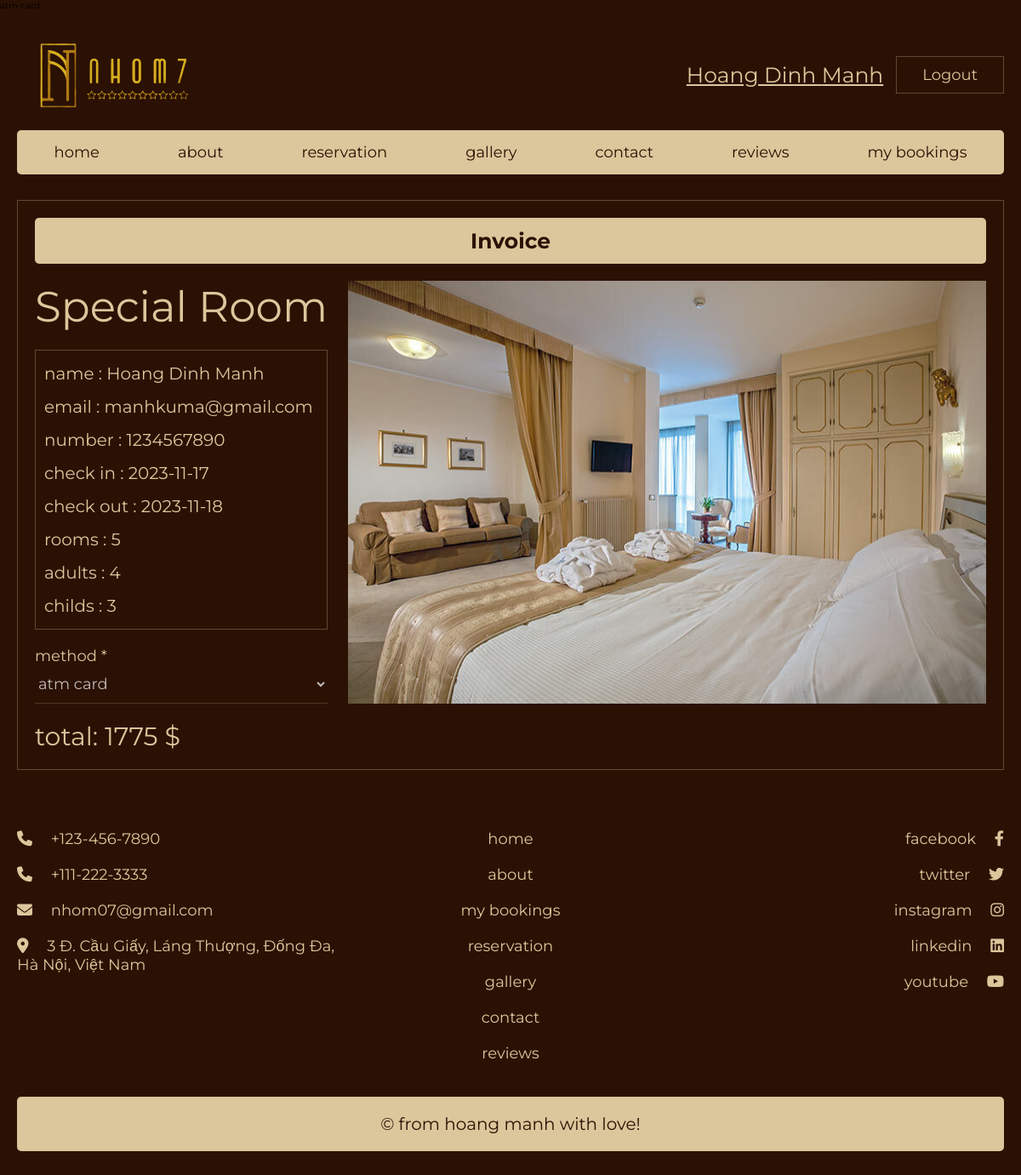
The page /invoice.php?booking_id=BH6Pil9bahUT49KjCYsj (signed in) on the database its author committed.
### tables this page shows
CREATE TABLE `users` (
  `id` varchar(20) NOT NULL,
  `email` varchar(255) NOT NULL,
  `first_name` varchar(50) NOT NULL,
  `last_name` varchar(50) NOT NULL,
  `password` varchar(255) NOT NULL
);

CREATE TABLE `services` (
  `id` int(11) NOT NULL,
  `name` varchar(50) NOT NULL,
  `price` decimal(10,2) NOT NULL,
  `image_url` varchar(50) NOT NULL
);

CREATE TABLE `bookings` (
  `user_id` varchar(20) NOT NULL,
  `booking_id` varchar(20) NOT NULL,
  `name` varchar(50) NOT NULL,
  `email` varchar(50) NOT NULL,
  `number` varchar(10) NOT NULL,
  `rooms` int(1) NOT NULL,
  `check_in` varchar(10) NOT NULL,
  `check_out` varchar(10) NOT NULL,
  `adults` int(1) NOT NULL,
  `childs` int(1) NOT NULL,
  `room_type` int(11) NOT NULL,
  `status` enum('pending','success','paying','paid') NOT NULL DEFAULT 'pending'
);

CREATE TABLE `payments` (
  `id` varchar(20) NOT NULL,
  `user_id` varchar(20) NOT NULL,
  `booking_id` varchar(20) NOT NULL,
  `amount` decimal(10,2) DEFAULT NULL,
  `payment_date` date DEFAULT NULL,
  `payment_method` varchar(50) DEFAULT NULL
);

### invoice.php (the view, shortened to what this page needs)
<?php
include 'components/connect.php';
$booking_id = isset($_GET['booking_id']) ? $_GET['booking_id'] : '';
$select_bookings = $conn->prepare("SELECT * FROM `bookings` WHERE booking_id = ?");
$select_bookings->execute([$booking_id]);
$fetch_booking = $select_bookings->fetch(PDO::FETCH_ASSOC);
if ($fetch_booking) {
    $service_id = $fetch_booking['room_type'];
    $select_services = $conn->prepare("SELECT * FROM `services` WHERE id = ? LIMIT 1");
    $select_services->execute([$service_id]);
    $service = $select_services->fetch(PDO::FETCH_ASSOC);
}
function calculate_room_price($adults, $rooms, $children, $base_price)
{
    $adult_price = 50;
    $child_rice = 25;
    $total_room = $rooms * $base_price;
    $total_adult = $adults * $adult_price;
    $total_child = $children * $child_rice;
    $total = $total_room + $total_adult + $total_child;
    return $total;
}
$total_price = calculate_room_price($fetch_booking['adults'], $fetch_booking['rooms'], $fetch_booking['childs'], $service['price']);
$select_payments = $conn->prepare("SELECT * FROM `payments` WHERE booking_id = ?");
$select_payments->execute([$booking_id]);
$fetch_payment = $select_payments->fetch(PDO::FETCH_ASSOC);
$p_method = $fetch_payment['payment_method'];
print_r($p_method);
?>
<!DOCTYPE html>
<html lang="en">
<head>
    <link rel="stylesheet" href="https://cdn.jsdelivr.net/npm/swiper@8/swiper-bundle.min.css" />
    <link rel="stylesheet" href="https://cdnjs.cloudflare.com/ajax/libs/font-awesome/6.2.0/css/all.min.css">
    <link rel="stylesheet" href="css/style.css">
    <link rel="stylesheet" href="css/invoice.css">
</head>
<body>
    <?php include 'components/user_header.php'; ?>
    <section class="invoice">
        <form action="" method="post">
            <h3>invoice</h3>
            <div class="flex">
                <div class="info">
                    <p class="service_name">
                        <?= $service['name'] ?>
                    </p>
                    <div class="info_booking">
                        <p class="text">name : <span>
                                <?= $fetch_booking['name']; ?>
                            </span></p>
                        <p class="text">email : <span>
                                <?= $fetch_booking['email']; ?>
                            </span></p>
                        <p class="text">number : <span>
                                <?= $fetch_booking['number']; ?>
                            </span></p>
                        <p class="text">check in : <span>
                                <?= $fetch_booking['check_in']; ?>
                            </span></p>
                        <p class="text">check out : <span>
                                <?= $fetch_booking['check_out']; ?>
                            </span></p>
                        <p class="text">rooms : <span>
                                <?= $fetch_booking['rooms']; ?>
                            </span></p>
                        <p class="text">adults : <span>
                                <?= $fetch_booking['adults']; ?>
                            </span></p>
                        <p class="text">childs : <span>
                                <?= $fetch_booking['childs']; ?>
                            </span></p>
                    </div>
                    <div class="box">
                        <p>method <span>*</span></p>
                        <select <?php echo $p_method ? 'disabled' : ''; ?> name="method" class="input" required>
                            <option value="atm-card" <?php echo ($p_method == 'atm-card') ? 'selected' : ''; ?>>atm card
                            </option>
                        </select>
                    </div>
                </div>
                <img src="images/rooms/<?= $service['image_url'] ?>" alt="Image Preview" class="image">
            </div>
            <div class="pay_btn_container">
                <p class="total">total: <span>
                        <?= $total_price ?>
                    </span> $</p>
            </div>
        </form>
    </section>
    <?php include 'components/footer.php'; ?>
</body>
</html>

### components/user_header.php (shortened to what this page needs)
<section class="header">
   <div class="flex">
      <a href="index.php" class="logo">
         <img src="images/logormbg.png">
      </a>
      <?php
      require_once 'components/connect.php';
      $user_id = $_COOKIE['user_id'];
      $select_user = $conn->prepare("SELECT * FROM `users` WHERE `id` = ?");
      $select_user->execute([$user_id]);
      $fetch_user = $select_user->fetch(PDO::FETCH_ASSOC);
      ?>
      <div class="flex">
         <?php if (isset($fetch_user) && $fetch_user) { ?>
            <div class="flex">
               <a class="logo" id="openEdit"
                  style="background-color: transparent; cursor: pointer; text-decoration-line: underline;">
                  <?= $fetch_user['first_name'] . ' ' . $fetch_user['last_name']; ?>
               </a>
               <form action="" method="POST">
                  <input type="submit" value="Logout" onclick="return confirm('Logout this user?');" name="logout"
                     class="btn">
               </form>
            </div>
         <?php } else { ?>
            <a href="authentication.php" class="btn">Login</a>
            <a href="authentication.php" class="btn">Register</a>
         <?php } ?>
      </div>
   </div>
   <nav class="navbar">
      <a href="index.php#home">home</a>
      <a href="index.php#about">about</a>
      <?php if ($fetch_user): ?>
         <a href="reservation.php">reservation</a>
      <?php else: ?>
         <a href="authentication.php" onclick="return confirm('Login to make a reservation.');">reservation</a>
      <?php endif; ?>
      <a href="index.php#gallery">gallery</a>
      <a href="index.php#contact">contact</a>
      <a href="index.php#reviews">reviews</a>
      <?php if ($fetch_user): ?>
         <a href="bookings.php">my bookings</a>
      <?php else: ?>
         <a href="authentication.php" onclick="return confirm('Login to view my bookings.');">my bookings</a>
      <?php endif; ?>
   </nav>
</section>

### css/style.css (style rules this page uses)
:root { --main-color:#2B1103; --sub-color:#DCC69C; --white:#fff; --border:.1rem solid rgba(220, 198, 156, .3); }
* { font-family: 'Montserrat', sans-serif; margin: 0; padding: 0; box-sizing: border-box; outline: none; border: none; text-decoration: none; }
html { font-size: 62.5%; overflow-x: hidden; scroll-behavior: smooth; scroll-padding-top: 2rem; }
body { background-color: var(--main-color); }
section { padding: 3rem 2rem; max-width: 1200px; margin: 0 auto; }
.btn { display: inline-block; cursor: pointer; padding: 1rem 3rem; border: var(--border); font-size: 1.8rem; color: var(--sub-color); text-align: center; text-transform: capitalize; transition: .2s linear; margin-top: 1rem; background-color: var(--main-color); }
.header { padding-bottom: 0; }
.header .flex { display: flex; align-items: center; justify-content: space-between; gap: 1.5rem; }
.header .flex .logo { color: var(--sub-color); font-size: 2.5rem; }
.header .flex .btn { margin-top: 0; }
.header .navbar { display: flex; align-items: center; justify-content: space-around; gap: 1.5rem; margin-top: 2rem; background-color: var(--sub-color); padding: .5rem; border-radius: .5rem; }
.header .navbar a { font-size: 1.8rem; color: var(--main-color); padding: 1rem 3rem; border-radius: .5rem; }

### css/invoice.css (style rules this page uses)
:root { --main-color:#2B1103; --sub-color:#DCC69C; --white:#fff; --border:.1rem solid rgba(220, 198, 156, .3); }
.invoice h3 { background-color: var(--sub-color); color: var(--main-color); font-size: 2.5rem; margin-bottom: 2rem; border-radius: .5rem; padding: 1.2rem; text-align: center; text-transform: capitalize; }
.invoice form { border: var(--border); padding: 2rem; }
.invoice form .flex { display: flex; justify-content: space-between; gap: 1.5rem; }
.invoice form h3 { background-color: var(--sub-color); color: var(--main-color); font-size: 2.5rem; margin-bottom: 2rem; border-radius: .5rem; padding: 1.2rem; text-align: center; text-transform: capitalize; }
.invoice form .flex .info .service_name { font-size: 5rem; color: var(--sub-color); }
.invoice form .flex .info .text { font-size: 2rem; color: var(--sub-color); margin: 1.5rem 0; }
.invoice form .flex .info .info_booking { margin: 2rem 0; border: var(--border); padding: 0 1rem; flex: 1; }
.invoice form .pay_btn_container { margin-top: 2rem; display: flex; justify-content: space-between; align-items: center; }
.invoice form .total { font-size: 3rem; color: var(--sub-color); }
.invoice form .flex .image { max-width: 750px; }
.box { flex: 1 1 40rem; }
.box p { font-size: 1.8rem; color: var(--sub-color); }
.box .input { padding: 1rem 0; border-bottom: var(--border); background: var(--main-color); color: var(--white); font-size: 1.8rem; width: 100%; }

### rows shown on the page
users: first_name "Hoang Dinh", last_name "Manh"
services: name "Special Room", image_url (picture)
bookings: name "Hoang Dinh Manh", email "manhkuma@gmail.com", number "1234567890", check_in "2023-11-17", check_out "2023-11-18", rooms "5", adults "4", childs "3", total_price "1775"
payments: method "atm card"
